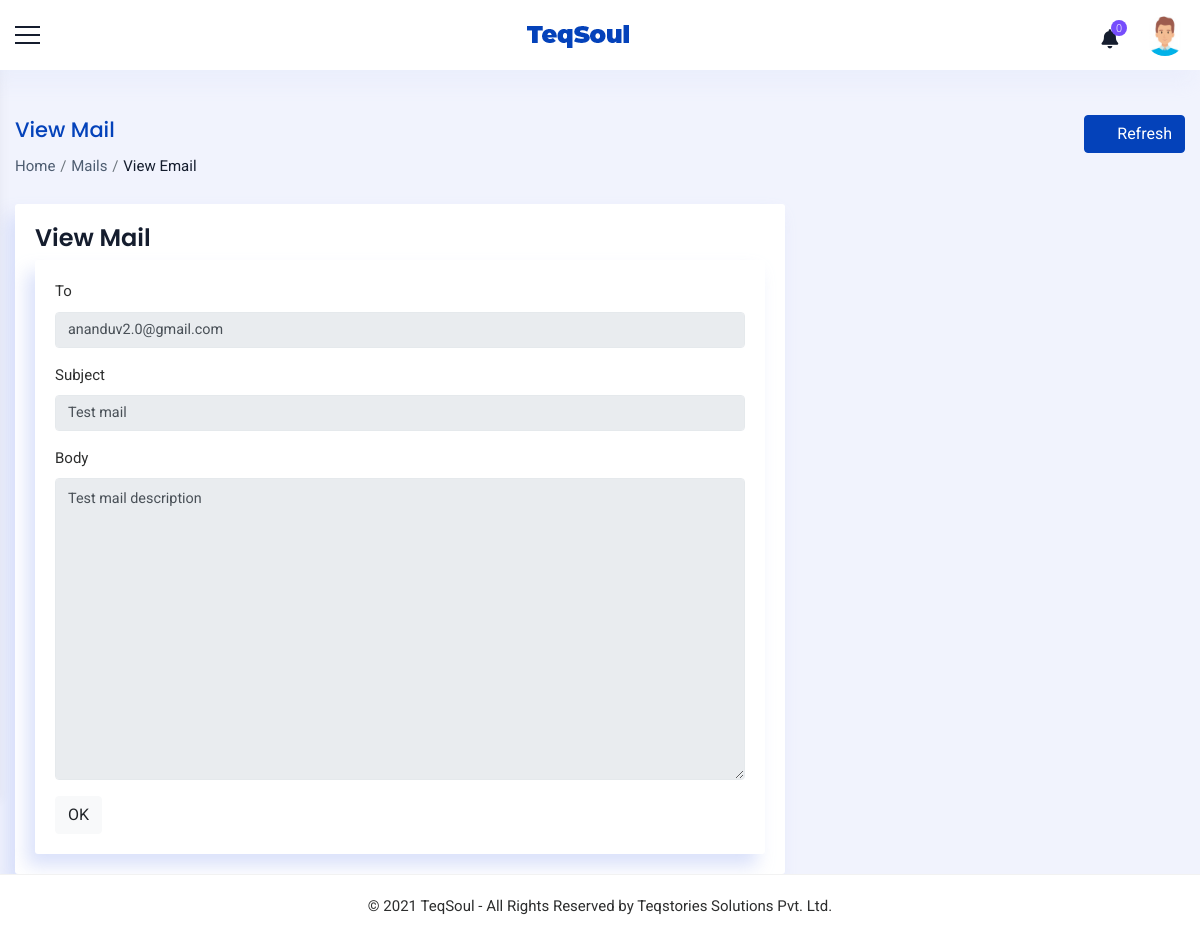
Page /administrator/mail/1/ (signed in) on the committed database.
### accounts/models.py (models this page shows, shortened)
class Staff(models.Model):
    value= (
    ('1', 'Operations'),
    ('2', 'Sales'),
    ('3', 'Trainer'),
    ('4', 'Admin'),
    ('5', 'Operations Manager'),
    ('6', 'Sales Manager'),
    ('7', 'Trainer Manager'),
    )
    user = models.OneToOneField(User,on_delete=models.CASCADE,null=True,blank=True)
    name = models.CharField(max_length=100,null=True, blank=True)
    empid = models.CharField(max_length=100,null=True, blank=True)
    mobile = models.CharField(max_length=10,null=True, blank=True)
    email = models.EmailField(max_length=200,null=True, blank=True)
    sex = models.CharField(max_length=10,null=True,choices=sex_choices, blank=True)
    dob = models.DateField(null=True, blank=True)
    doj = models.DateField(null=True, blank=True)
    blood_group = models.CharField(max_length=100,null=True, blank=True,choices=groups)
    house = models.CharField(max_length=100,null=True, blank=True)
    street =models.CharField(max_length=100,null=True, blank=True)
    street2 =models.CharField(max_length=100,null=True, blank=True)
    city = models.CharField(max_length=100,null=True, blank=True)
    state = models.CharField(max_length=100,null=True,choices=state, blank=True)
    pin = models.CharField(max_length=100,null=True,blank=True)
    stype = models.CharField(max_length=100,null=True,choices=value, blank=True)
    status = models.CharField(max_length=20,choices=(('Active','Active'),('Inactive','Inactive')),default='Active')
    profile_pic = models.ImageField(null=True, blank=True,upload_to='images/dp/',default='accounts/static/images/user3.png')
    facebook = models.CharField(max_length=1000, null=True, blank=True)
    linkedin = models.CharField(max_length=1000, null=True, blank=True)
    instagram = models.CharField(max_length=1000, null=True, blank=True)
    approval = models.BooleanField(null=True, blank=True, default=False)
    class Meta:
        unique_together = [['name']]

class Email(models.Model):
    subject = models.CharField(max_length=1000, null=True, blank=True)
    message = models.TextField(max_length=10000,null=True, blank=True)
    from_address = models.EmailField(null=True, blank=True)
    to_address= models.CharField(max_length=5000,null=True, blank=True)
    time_stamp = models.DateTimeField(null=True, blank=True)
    status = models.CharField(max_length=100,null=True, blank=True,choices=(('Mail','Mail'),('Draft','Draft')))

### accounts/views.py (the view)
# urls.py: path('administrator/mail/<id>/',ViewMail.as_view(),name='view_mail'),
class ViewMail(View):
    def get(self, request,id):
        x = ManagerCheck(request)
        if x == True:
            staff = Staff.objects.get(user=request.user)
            notify = Notifications(staff)
            count = CountNotifications(notify)
            mail = Email.objects.get(id=id)
            form = SendMailForm(instance=mail)
            context={'count':count,'notify':notify,'staff':staff,'form':form,'mail':mail}
            return render(request,'admin/view_mail.html',context)
        else:
            if request.user.is_authenticated:
                return render(request,'messages/common/permission_error.html')
            else:
                return redirect('home')

### accounts/forms.py
class SendMailForm(ModelForm):
    to = forms.CharField(required=False)
    class Meta:
        model = Email
        fields = '__all__'

### accounts/functions.py (called while the page is built)
def ManagerCheck(request):
    user = request.user
    if user.is_authenticated:
        try:
            staff = Staff.objects.get(user=user)
            if staff.stype == '6' or staff.stype=='4' or staff.stype== '5' or staff.stype== '7':
                return (True)
            else:
                return (False)
        except:
            return (False)
    else:
        return (False)

def Notifications(staff):
    notifications = Notification.objects.filter(user1=staff,status='2').order_by('-date').order_by('-time')
    return notifications

def CountNotifications(notifications):
    count = 0
    for i in notifications:
        count = count +1
    return count

### accounts/templates/admin/view_mail.html (shortened to what this page needs)
{% extends 'common/main.html' %}
{% load static %}
{% block content %}
{% include 'common/header.html' %}
<div class="container_full">
    <div class="content_wrapper bg_homebefore inner-wrapper tables-sec">
        <div class="container-fluid">
            <div class="breadcrumbbar">
                <div class="row">
                    <div class="col-md-8 col-lg-8">
                        <h4 class="page-title">View Mail</h4>
                        <div class="breadcrumb-list">
                            <ol class="breadcrumb">
                                <li class="breadcrumb-item"><a href="{% url 'home' %}">Home</a></li>
                                <li class="breadcrumb-item"><a href="{% url 'view_mails' %}">Mails</a></li>
                                <li class="breadcrumb-item active" aria-current="page">View Email</li>
                            </ol>
                        </div>
                    </div>
                    <div class="col-md-4 col-lg-4 mr-0">
                        <div class="widgetbar">
                            <button class="btn btn-primary" onclick="window.location.reload()"><i class="ti ti-reload mr-2"></i>Refresh</button>
                        </div>
                    </div>
                </div>
            </div>
            <div class="row">
                <div class="col-lg-8 col-md-10 col-12">
                    <div class="card">
                        <h4 class="m-t-0 header-title">View Mail</h4>
                        <div class="card card-body">
                            <form class="forms-sample" method="post" enctype="multipart/form-data" action="{% url 'send_mail' %}">
                                <div class="form-group">
                                    <label for="exampleInputName1">To</label>
                                    {% load widget_tweaks %}
                                    {% render_field form.to_address class="form-control" disabled="true" %}
                                </div>
                                <div class="form-group">
                                    <label for="exampleInputName1">Subject</label>
                                    {% render_field form.subject class="form-control" disabled="true" %}
                                </div>
                                <div class="form-group">
                                    <label for="exampleInputName1">Body</label>
                                    {% render_field form.message class="form-control" disabled="true" %}
                                </div>
                                <a href="{% url 'view_mails' %}" class="btn btn-light">OK</a>
                            </form>
                        </div>
                    </div>
                </div>
            </div>
            </div>
        </div>
    </div>
    {% include 'common/footer.html' %}
</div>
{% endblock %}

### accounts/templates/common/header.html (shortened to what this page needs)
{% load static %}
<div class="header-bg">
    <header class="main-header">
      <div class="container_header phone_view border_top_bott">
        <div class="row">
          <div class="col-md-12 d-flex justify-content-between align-items-center">
            <div class="menu-icon"> <a href="javascript:void(0)" class="menu-toggler sidebar-toggler"></a> </div>
            <div class="logo d-flex align-items-center justify-content-center"> <a href="javascript:void(0)"> <strong
                  class="logo_icon"> <img src="{% static 'images/small-logo.png' %}" alt=""> </strong>  </a> </div>
            <div class="right_detail">
              <div class="row d-flex align-items-center justify-content-end">
                <div class="col-xl-12 col-12 d-flex justify-content-end">
                  <div class="right_bar_top d-flex align-items-center">
                    {% if staff %}
                        {% include 'common/notifications.html' %}
                        <div class="dropdown dropdown-user"> <a href="javascript:void(0)" class="dropdown-toggle"
                            data-toggle="dropdown" data-hover="dropdown" data-close-others="true" aria-expanded="true"> <img
                              class="img-circle pro_pic" src="{{staff.profile_pic.url}}" alt="{{staff.name}}"> </a>
                        </div>
                    {% endif %}
                  </div>
                </div>
              </div>
            </div>
          </div>
        </div>
      </div>
    </header>
  </div>

### static/css/style.css (style rules this page uses)
* { margin: 0; padding: 0; }
body { font-family: 'Roboto', sans-serif; font-size: 15px; line-height: 1.57143; font-weight: 400; color: #2d2e2e; }
h1, h2, h3, h4, h5, h6 { font-family: Poppins, sans-serif; margin-top: 0; font-weight: 600; color: #151d2e; }
a { color: #2d2e2e; transition: all 0.3s ease 0s; }
a, a:hover, a:active, a:focus { outline: none; text-decoration: none; }
i { transition: all 0.4s ease-in-out 0s; }
.img-circle { border-radius: 50%; }
.btn-primary { color: #ffffff; background-color: #0442ba; border-color: #0442ba; box-shadow: none; }
.container_full { background: #f1f3fd; margin-top: 70px; position: relative; min-height: calc(100vh - 133px); overflow-x: hidden; }
.content_wrapper { margin-left: 0; margin-right: 0px; margin-top: 0; min-height: 600px; padding: 25px 0px 0px 0px; position: relative; }
.bg_homebefore { position: relative; }
.content_wrapper { padding-top: 25px; transition: all 0.3s; margin-left: 0px; }
.card { border-radius: 3px; background-color: #ffffff; box-shadow: -8px 12px 18px 0 rgba(209, 218, 249, 0.8); border: none; }
.breadcrumbbar { margin: 20px 0 25px; padding: 0; background-color: transparent; border-radius: 3px; }
.breadcrumbbar .page-title { color: #0442ba; font-size: 21px; font-weight: 500; line-height: 30px; margin-bottom: 10px; }
.breadcrumbbar .breadcrumb-list { text-align: left; }
.breadcrumbbar .breadcrumb { margin: 0; padding: 0; display: inline-flex; background-color: transparent; }
.breadcrumbbar .breadcrumb .breadcrumb-item a { color: #4e5d71; }
.breadcrumbbar .breadcrumb .breadcrumb-item.active { color: #151d2e; }
.breadcrumbbar .breadcrumb-item + .breadcrumb-item { padding-left: 0.3rem; }
.breadcrumbbar .breadcrumb-item + .breadcrumb-item::before { padding-right: 0.3rem; }
.breadcrumbbar .widgetbar { text-align: right; }
.form-control { border-color: #e5e9ec; font-size: 13px; line-height: 2; }
.form-control { font-size: .9rem; }
.tables-sec .card { padding: 20px; }

### rows in the picture
Staff: profile_pic (picture)
Email: to_address "ananduv2.0@gmail.com", subject "Test mail", message "Test mail description"

### other values in the picture
{{ count }} "0"
